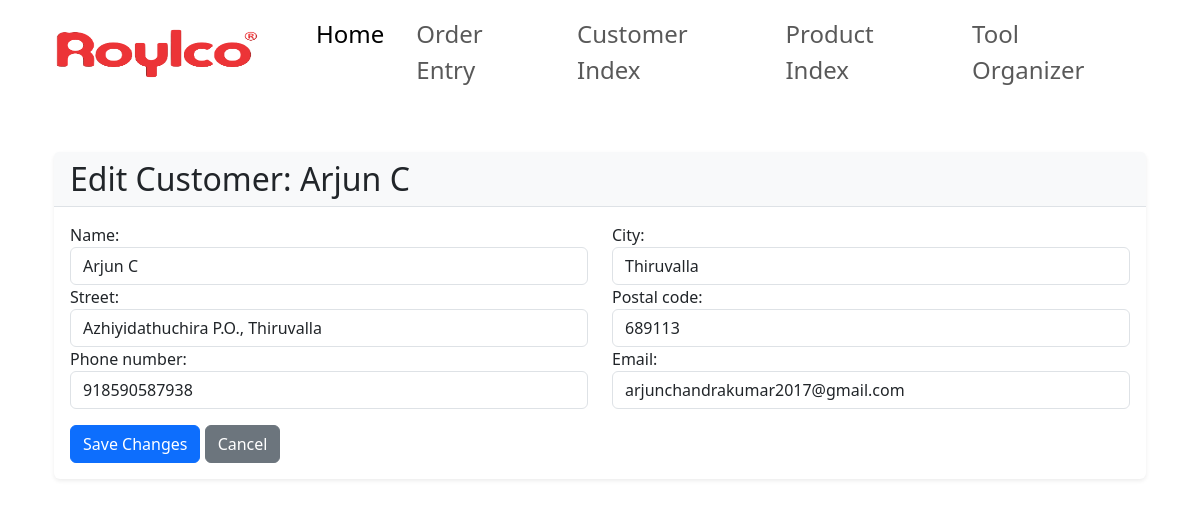
Page /customer/6/edit/ on the committed database.
### app1/models.py (models this page shows, shortened)
class Customer(models.Model):
    name = models.CharField(max_length=255)
    customer_id = models.CharField(max_length=100, unique=True)
    email = models.EmailField()
    phone_number = models.CharField(max_length=20)
    city = models.CharField(max_length=100)
    street = models.CharField(max_length=255)
    postal_code = models.CharField(max_length=20)
    fax = models.CharField(max_length=20, blank=True, null=True)

### app1/views.py (the view)
# urls.py: path('customer/<int:pk>/edit/', views.customer_edit, name='customer_edit'),
def customer_edit(request, pk):
    customer = get_object_or_404(Customer, pk=pk)
    if request.method == 'POST':
        form = CustomerEditForm(request.POST, instance=customer)
        if form.is_valid():
            form.save()
            return redirect('customer_detail', id=customer.pk)  # Ensure this matches your URL pattern name
    else:
        form = CustomerEditForm(instance=customer)
    return render(request, 'customer_edit.html', {'form': form, 'customer': customer})

### app1/forms.py
class CustomerEditForm(forms.ModelForm):
    class Meta:
        model = Customer
        fields = ['name', 'street', 'city', 'postal_code', 'phone_number', 'fax', 'email']
        widgets = {
            'name': forms.TextInput(attrs={'class': 'form-control'}),
            'street': forms.TextInput(attrs={'class': 'form-control'}),
            'city': forms.TextInput(attrs={'class': 'form-control'}),
            'postal_code': forms.TextInput(attrs={'class': 'form-control'}),
            'phone_number': forms.TextInput(attrs={'class': 'form-control'}),
            'fax': forms.TextInput(attrs={'class': 'form-control'}),
            'email': forms.EmailInput(attrs={'class': 'form-control'}),
        }

### templates/customer_edit.html (shortened to what this page needs)
{% extends 'base.html' %}
{% block content %}
<div class="container mt-5">
    <div class="card border-0 shadow-sm">
        <div class="card-header bg-light border-bottom">
            <h2 class="mb-0 text-dark">Edit Customer: {{ customer.name }}</h2>
        </div>
        <div class="card-body">
            <form method="post">
                <div class="row">
                    <div class="col-md-6">
                        <div class="form-group">
                            {{ form.name.label_tag }}
                            {{ form.name }}
                        </div>
                        <div class="form-group">
                            {{ form.street.label_tag }}
                            {{ form.street }}
                        </div>
                        <div class="form-group">
                            {{ form.phone_number.label_tag }}
                            {{ form.phone_number }}
                        </div>
                    </div>
                    <div class="col-md-6">
                        <div class="form-group">
                            {{ form.city.label_tag }}
                            {{ form.city }}
                        </div>
                        <div class="form-group">
                            {{ form.postal_code.label_tag }}
                            {{ form.postal_code }}
                        </div>
                        <div class="form-group">
                            {{ form.email.label_tag }}
                            {{ form.email }}
                        </div>
                    </div>
                </div>
                <button type="submit" class="btn btn-primary mt-3">Save Changes</button>
                <a href="{% url 'customer_detail' customer.pk %}" class="btn btn-secondary mt-3 ml-2">Cancel</a>
            </form>
        </div>
    </div>
</div>
{% endblock %}

### static/css/style.css (style rules this page uses)
.card-header { background-color: #f1f1f1; font-weight: bold; }

### rows in the picture
Customer: name "Arjun C", street "Azhiyidathuchira P.O., Thiruvalla", phone_number "918590587938", city "Thiruvalla", postal_code "689113", email "arjunchandrakumar2017@gmail.com"
